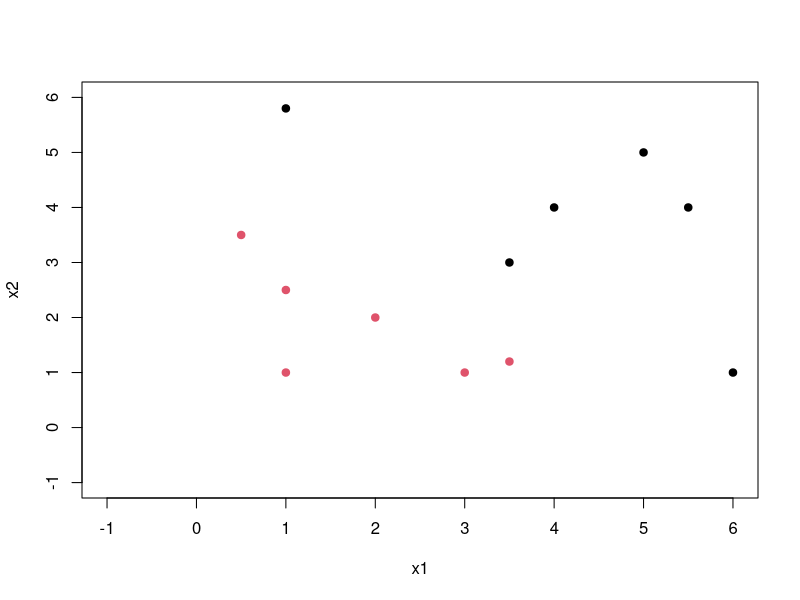
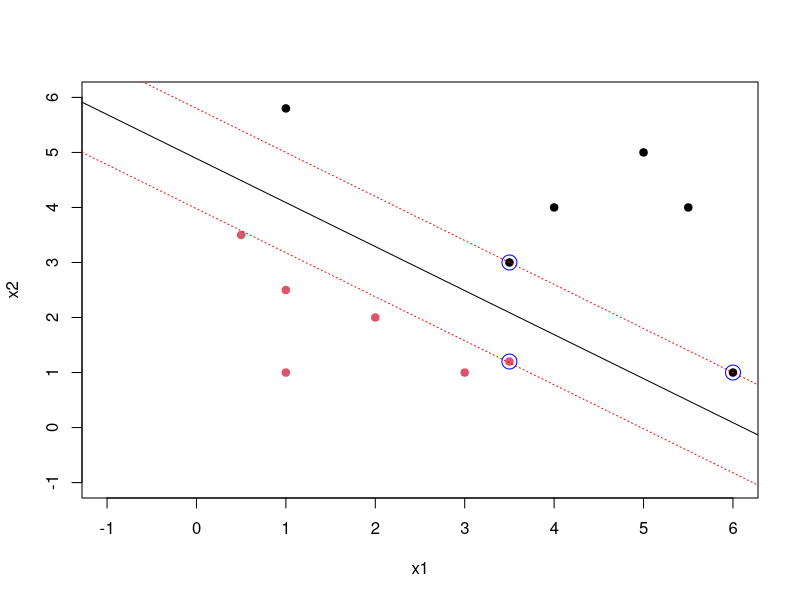

These charts were generated, in order, by the following R code:
# -------------------------------------------------------------------------------------------------
# -------------------------------------------------------------------------------------------------

rm(list = ls())
library('e1071')

x1s = c(.5,1,1,2,3,3.5,     1,3.5,4,5,5.5,6)
x2s = c(3.5,1,2.5,2,1,1.2,  5.8,3,4,5,4,1)
ys  = c(rep(+1,6),          rep(-1,6))
my.data = data.frame(x1=x1s, x2=x2s, type=as.factor(ys))
my.data

# seeing our data
plot(my.data[,-3], col=(ys+3)/2, pch=19, xlim=c(-1,6), ylim=c(-1,6))

# training a svm
svm.model = e1071::svm(type ~ ., data = my.data,
  type='C-classification',
  kernel='linear', scale = FALSE)

svm.model

# ploting data and support vectors
plot(my.data[,-3],col=(ys+3)/2, pch=19, xlim=c(-1,6), ylim=c(-1,6))
points(my.data[svm.model$index,c(1,2)],col="blue",cex=2)

# getting hyperplane and marging
w = t(svm.model$coefs) %*% svm.model$SV
b = -svm.model$rho
p = svm.model$SV

# plotting marging
abline(a=-b/w[1,2], b=-w[1,1]/w[1,2], col="black", lty=1)
abline(a=(-b-1)/w[1,2], b=-w[1,1]/w[1,2], col="red", lty=3)
abline(a=(-b+1)/w[1,2], b=-w[1,1]/w[1,2], col="red", lty=3)

# -------------------------------------------------------------------------------------------------
# -------------------------------------------------------------------------------------------------
